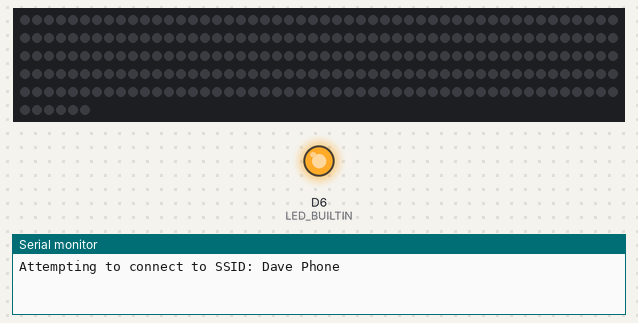
Recording of a sketch running on a simulated Arduino MKR. Shown: 256 RGB LEDs in strip order, left to right, continuing on the next row, output pins drawn as LEDs (lit = HIGH), the last lines printed to the serial monitor. WiFi joins after 1.5 s; servers stay silent unless stated; uploads are accepted with an empty reply.

Above: at 1.6 s.
At 11.6 s:
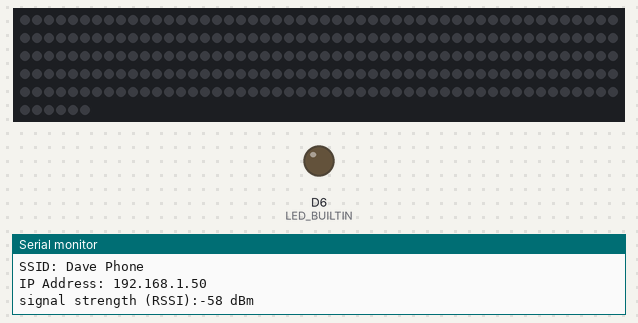
Timing chart, 0 to 13.1 s (numbered marks = the images above):
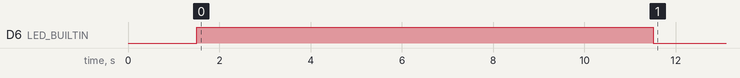

The sketch:

Read.ino
```cpp
#include <SPI.h>
#include <WiFiNINA.h>
#include <ArduinoJson.h>
#include <Adafruit_NeoPixel.h>

#include "arduino_secrets.h"
///////please enter your sensitive data in the Secret tab/arduino_secrets.h
char ssid[] = "Dave Phone";           // your network SSID (name)
char pass[] = "TmYZ-cO3O-4iak-wKXo";  // your network password (use for WPA, or use as key for WEP)
int keyIndex = 0;                    // your network key Index number (needed only for WEP)

int status = WL_IDLE_STATUS;

// Initialize the Wifi client library

WiFiClient client;
bool print = false;

// server address:
// ip of my macbook
IPAddress server(172, 20, 10, 5);
int port = 5000;
unsigned long lastConnectionTime = 0;  // last time you connected to the server, in milliseconds

const unsigned long postingInterval = 10L * 1000L;  // delay between updates, in milliseconds

String message = "";

int colors[8*32];
int lenCol = 8*32;
bool set = false;

#define PIN_NEO_PIXEL  11   // Arduino pin that connects to NeoPixel
#define NUM_PIXELS     8*32  // The number of LEDs (pixels) on NeoPixel
#define DELAY_INTERVAL 1
Adafruit_NeoPixel NeoPixel(NUM_PIXELS, PIN_NEO_PIXEL, NEO_GRB + NEO_KHZ800);

void setup() {

  //Initialize serial and wait for port to open:

  Serial.begin(9600);


  pinMode(LED_BUILTIN, OUTPUT);

  // check for the WiFi module:

  if (WiFi.status() == WL_NO_MODULE) {

    Serial.println("Communication with WiFi module failed!");

    // don't continue

    while (true)
      ;
  }


  String fv = WiFi.firmwareVersion();

  if (fv < WIFI_FIRMWARE_LATEST_VERSION) {

    Serial.println("Please upgrade the firmware");
  }

  // attempt to connect to Wifi network:

  while (status != WL_CONNECTED) {

    Serial.print("Attempting to connect to SSID: ");

    Serial.println(ssid);

    // Connect to WPA/WPA2 network. Change this line if using open or WEP network:
    // status = WiFi.begin(ssid, pass);

    status = WiFi.begin(ssid, pass);
    digitalWrite(LED_BUILTIN, HIGH);         // will turn the LED on

    // wait 10 seconds for connection:

    delay(10000);
  }
  digitalWrite(LED_BUILTIN, LOW);         // will turn the LED on

  // you're connected now, so print out the status:

  printWifiStatus();
  NeoPixel.begin();
  NeoPixel.setBrightness(50);
}

void loop() {
  StaticJsonDocument<4096> doc;
  // Serial.println(doc.capacity());

  // if there's incoming data from the net connection.

  // send it out the serial port.  This is for debugging

  // purposes only:

  print = false;
  while (client.available()) {

    char c = client.read();
    message += c;

    // Serial.write(c);
    print = true;
  }
  if (print) {
    // int len = message.substring(message.indexOf("{"), message.indexOf("}") + 2).length();
    // char buf [len];
    // message.substring(message.indexOf("{"), message.indexOf("}") + 2).toCharArray(buf, len);
    // Serial.println(buf);
    // //Serial.print(buf);
    // Serial.println(buf[0]);
    // Serial.println(buf[len-2]);
    // //char buffer[message.length() + 1];
    // // const char* buffer = message.c_str();
    // DeserializationError error = deserializeJson(doc, buf);

    // // Test if parsing succeeds.
    // if (error) {
    //   Serial.print(F("deserializeJson() failed: "));
    //   Serial.println(error.f_str());

    // } else {
    //   float color = doc["colors"][0];
    //   Serial.println(color);
    //   Serial.println(message);
    // }

    // get the message from the json string
    int len = message.substring(message.indexOf("[") + 1, message.indexOf("]")).length() + 1;
    char buf [len];
    message.substring(message.indexOf("[") + 1, message.indexOf("]")).toCharArray(buf, len);
    char* ptr = strtok(buf, ",");
    int i = 0;
    // Serial.println(message.substring(message.indexOf("[") + 1, message.indexOf("]")));

    // extract out the number data
    Serial.println("Splitting");
    while(ptr != NULL) {
      colors[i] = atoi(ptr);
      // Serial.print(ptr);
      ++i;
      ptr = strtok(NULL, ",");

    }
    Serial.println("\nDone split");
    Serial.println(colors[0]);

    // print it onto the neopixel
    NeoPixel.clear();

      for (int i = 0; i < NUM_PIXELS; ++i) {
        NeoPixel.setPixelColor(i, colors[i]);
        // Serial.println("yep");
      }
      NeoPixel.show();
      Serial.println(NeoPixel.Color(50, 0, 0));
      Serial.println("showing");
      // set = true;


  }
  // Serial.print(message);


  // if ten seconds have passed since your last connection,

  // then connect again and send data:

  if (millis() - lastConnectionTime > postingInterval) {

    httpRequest();
  }
}

// this method makes a HTTP connection to the server:
void httpRequest() {

  // close any connection before send a new request.

  // This will free the socket on the Nina module

  client.stop();

  // if there's a successful connection:

  if (client.connect(server, port)) {

    Serial.println("connecting...");

    // send the HTTP PUT request:

    client.println("GET /data HTTP/1.1");

    client.println("Host: example.org");
    client.println("Accept: application/json;charset=utf-8");
    client.println("User-Agent: ArduinoWiFi/1.1");

    client.println("Connection: close");

    client.println();

    // note the time that the connection was made:

    lastConnectionTime = millis();
    message = "";

  } else {

    // if you couldn't make a connection:

    Serial.println("connection failed");
  }
}

void printWifiStatus() {

  // print the SSID of the network you're attached to:

  Serial.print("SSID: ");

  Serial.println(WiFi.SSID());

  // print your board's IP address:

  IPAddress ip = WiFi.localIP();

  Serial.print("IP Address: ");

  Serial.println(ip);

  // print the received signal strength:

  long rssi = WiFi.RSSI();

  Serial.print("signal strength (RSSI):");

  Serial.print(rssi);

  Serial.println(" dBm");
}
```

arduino_secrets.h
```cpp
#define SECRET_SSID "Dave Phone"
#define SECRET_OPTIONAL_PASS "TmYZ-cO3O-4iak-wKXo"
// #define SECRET_SSID "wustl-guest-2.0"
// #define SECRET_OPTIONAL_PASS "$"
```
